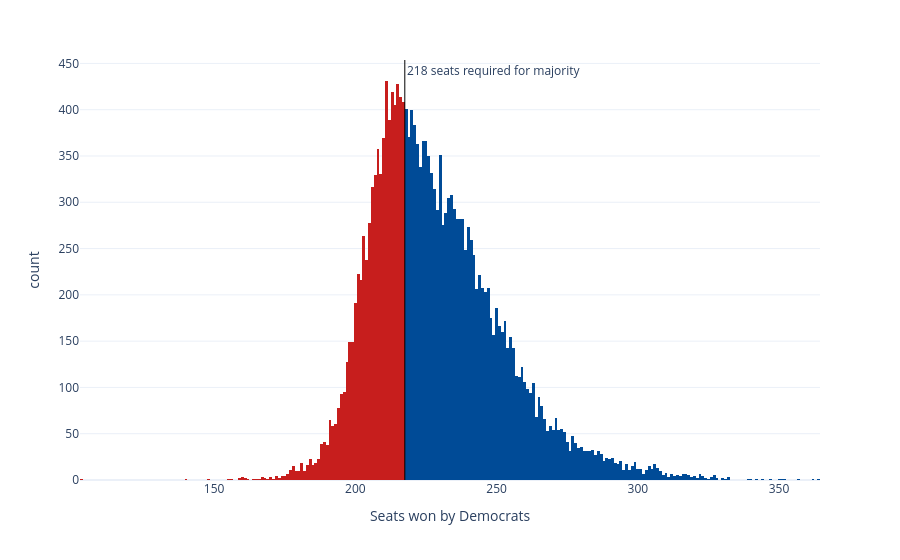

Here is the notebook cell this chart was saved with:
### Code cell
sims_hist = px.histogram(seat_sims, x='seats', nbins=np.unique(seat_sims['seats']).shape[0]*2, color='winner',
                         color_discrete_map={'Democrats': '#004b97', 'Republicans': '#c71e1d'},
                         labels={'seats':'Seats won by Democrats', 'winner': 'Winner'}, template='plotly_white')
sims_hist.update_traces(showlegend=False)
sims_hist.add_vline(x=217.5, line_width=1, line_color='black', annotation_text='218 seats required for majority', 
                    annotation_position='top right')
sims_hist

### Figure 1 — Plotly figure (JSON) as saved in the notebook; plotly's stock layout.template omitted (floating-point values rounded to 4 significant figures; data arrays with more than 128 entries replaced by an {"elided": "..."} marker saying what was removed)
{"data": [{"bingroup": "x", "hovertemplate": "Winner=Republicans<br>Seats won by Democrats=%{x}<br>count=%{y}<extra></extra>", "legendgroup": "Republicans", "marker": {"color": "#c71e1d", "pattern": {"shape": ""}}, "name": "Republicans", "nbinsx": 376, "orientation": "v", "showlegend": false, "type": "histogram", "x": {"elided": "7217 int values"}, "xaxis": "x", "yaxis": "y"}, {"bingroup": "x", "hovertemplate": "Winner=Democrats<br>Seats won by Democrats=%{x}<br>count=%{y}<extra></extra>", "legendgroup": "Democrats", "marker": {"color": "#004b97", "pattern": {"shape": ""}}, "name": "Democrats", "nbinsx": 376, "orientation": "v", "showlegend": false, "type": "histogram", "x": {"elided": "12783 int values"}, "xaxis": "x", "yaxis": "y"}], "layout": {"annotations": [{"showarrow": false, "text": "218 seats required for majority", "x": 217.5, "xanchor": "left", "xref": "x", "y": 1, "yanchor": "top", "yref": "y domain"}], "barmode": "relative", "legend": {"title": {"text": "Winner"}, "tracegroupgap": 0}, "margin": {"t": 60}, "shapes": [{"line": {"color": "black", "width": 1}, "type": "line", "x0": 217.5, "x1": 217.5, "xref": "x", "y0": 0, "y1": 1, "yref": "y domain"}], "xaxis": {"anchor": "y", "domain": [0, 1], "title": {"text": "Seats won by Democrats"}}, "yaxis": {"anchor": "x", "domain": [0, 1], "title": {"text": "count"}}}}
